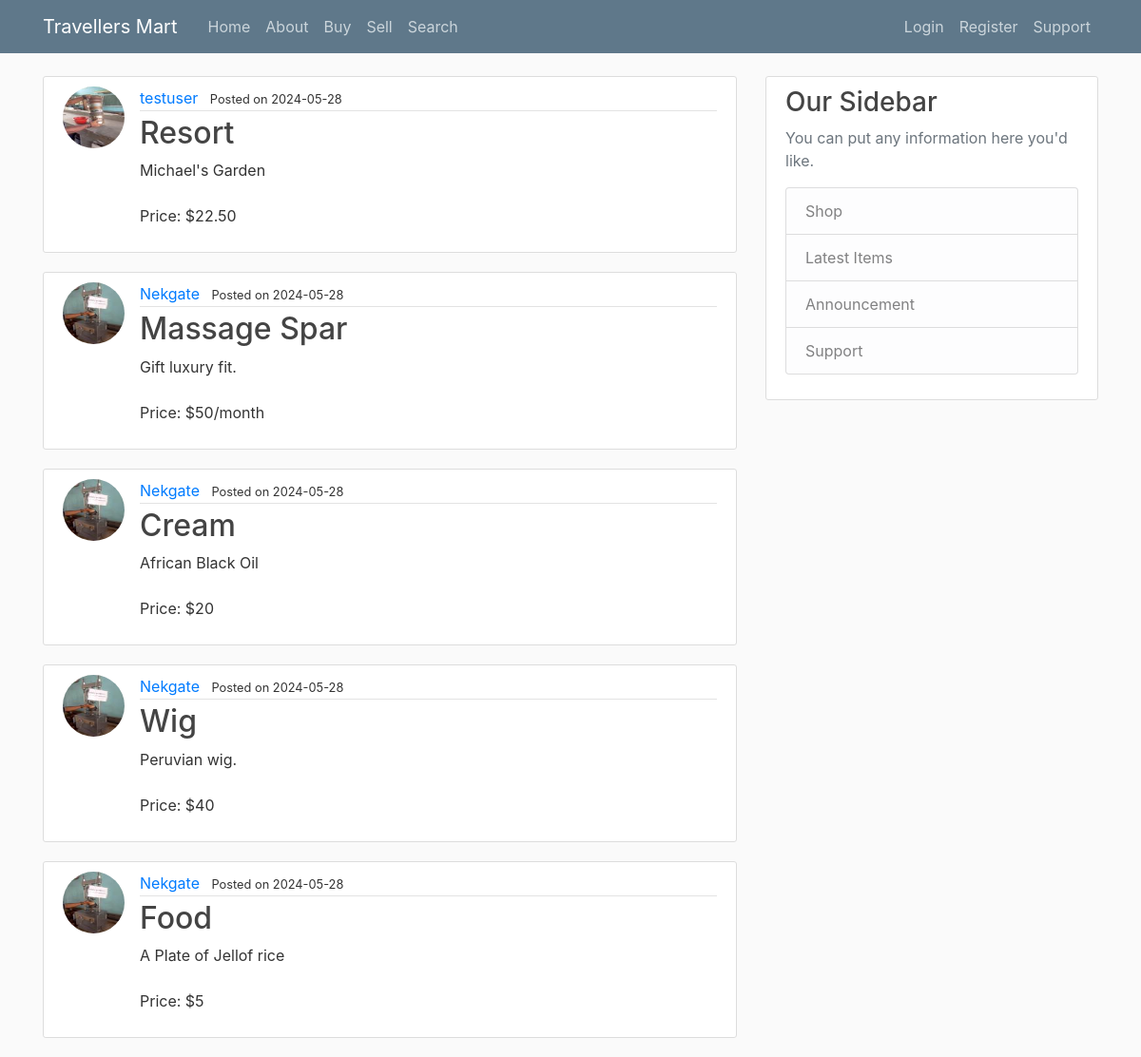
The page /home on the database its author committed.
### flask_station/models.py (models this page shows, shortened)
class Post(db.Model):
    id = db.Column(db.Integer, primary_key=True)
    selling_item = db.Column(db.String(100), nullable=False,)
    price = db.Column(db.Text, nullable=False)
    date_posted = db.Column(db.DateTime, nullable=False, default=datetime.utcnow)
    user_id = db.Column(db.Integer, db.ForeignKey('user.id'), nullable=False)

class User(db.Model, UserMixin):
    id = db.Column(db.Integer, primary_key=True)
    username = db.Column(db.String(20), unique=True, nullable=False)
    email = db.Column(db.String(120), unique=True, nullable=False)
    image_file = db.Column(db.String(20), nullable=False, default='default.jpeg')
    password = db.Column(db.String(60), nullable=False)
    posts = db.relationship('Post', backref='merchant', lazy="dynamic")

### flask_station/routes.py (the view)
@app.route('/')
@app.route('/home')
def home():
    page = request.args.get('page', 1, type=int)
    posts = Post.query.order_by(Post.date_posted.desc()).paginate(page=page, per_page=5)
    return render_template('home.html', posts=posts)

### flask_station/templates/home.html
{% extends "layout.html" %}
{% block content %}
    {% for post in posts %}
        <article class="media content-section">
          <img class=" rounded-circle article-img" src="{{ url_for('static', filename='profile_pics/' + post.merchant.image_file) }}">
            <div class="media-body">
            <div class="article-metadata">
                <a class="mr-2" href="#">{{ post.merchant.username }}</a>
                <small>Posted on {{ post.date_posted.strftime('%Y-%m-%d') }}</small>
            </div>
            <h2><a class="article-title" href="{{ url_for('post', post_id=post.id) }}">{{ post.selling_item }}</a></h2>
            <p class="article-content">{{ post.price }}</p>
        </div>
      </article>
    {% endfor %}
{% endblock content %}

### flask_station/static/main.css (style rules this page uses)
body { background: #fafafa; color: #333333; margin-top: 5rem; }
h1, h2, h3, h4, h5, h6 { color: #444444; }
.content-section { background: #ffffff; padding: 10px 20px; border: 1px solid #dddddd; border-radius: 3px; margin-bottom: 20px; }
.article-title { color: #444444; }
.article-content { white-space: pre-line; }
.article-img { height: 65px; width: 65px; margin-right: 16px; }
.article-metadata { padding-bottom: 1px; margin-bottom: 4px; border-bottom: 1px solid #e3e3e3 }

### rows shown on the page
Post: image_file (picture), merchant.username "testuser", date_posted "2024-05-28", selling_item "Resort", price "Michael's Garden Price: $22.50"
Post: image_file (picture), merchant.username "Nekgate", date_posted "2024-05-28", selling_item "Massage Spar", price "Gift luxury fit. Price: $50/month"
Post: image_file (picture), merchant.username "Nekgate", date_posted "2024-05-28", selling_item "Cream", price "African Black Oil Price: $20"
Post: image_file (picture), merchant.username "Nekgate", date_posted "2024-05-28", selling_item "Wig", price "Peruvian wig. Price: $40"
Post: image_file (picture), merchant.username "Nekgate", date_posted "2024-05-28", selling_item "Food", price "A Plate of Jellof rice Price: $5"
